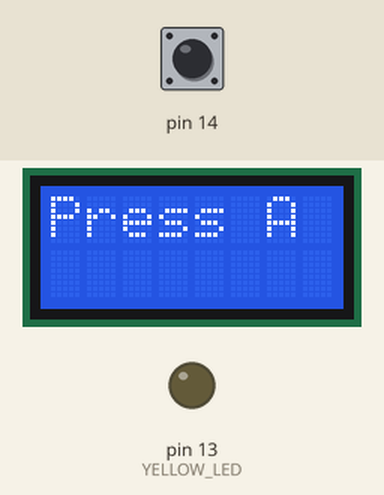
Simulated run of this sketch. Board: Arduino Leonardo, built with avr-gcc and run on an emulated ATmega32U4. On the bench: 8×2 character LCD, output pins drawn as LEDs (lit = HIGH). The test bench sets the inputs (shaded band); at power-on: pin 14 HIGH.

Above: at 0.8 s.
0.9 s: pin 14 pulled LOW for 0.15 s
Timing chart, 0 to 3.9 s (numbered marks = the images above; inputs shaded):
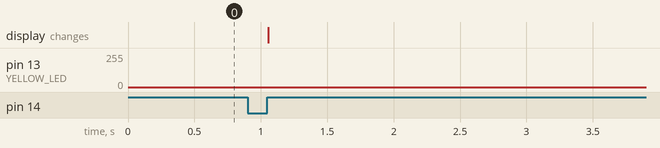

The sketch:

3_LEDPWM.ino
```cpp
/* This make the LED fade back and forth
 * We control the LED brightness using a PWM signal
 *
 * The PWM signal is generated using the function analogWrite()
 * See https://www.arduino.cc/reference/en/language/functions/analog-io/analogwrite/
 */


#include <Wire.h>
#include <Zumo32U4.h>

Zumo32U4LCD lcd;
Zumo32U4ButtonA buttonA;

#define YELLOW_LED  13

void setup()
{
  pinMode(YELLOW_LED, OUTPUT);

  lcd.clear();
  lcd.print(F("Press A"));
  buttonA.waitForButton();
  lcd.clear();
}


void loop()
{
  // Loop over i from 0 to 255
  for (int i = 0; i <= 255; i++) {
    // Every itaration we set the PWM duty cycle to the value of i
    // See https://www.arduino.cc/reference/en/language/functions/analog-io/analogwrite/
    // The duty cycle of the PWM is coded on a 8 bit register, so 2^8 possible values, between 0 (always off) and 255 (always on).
    analogWrite(YELLOW_LED, i);
    // We pause for a bit before the next change of brighthess
    delay(1);
  }

  // Same as above but from 255 to 0
  for (int i = 255; i >= 0; i--) {
    analogWrite(YELLOW_LED, i);
    delay(1);
  }

}
```
